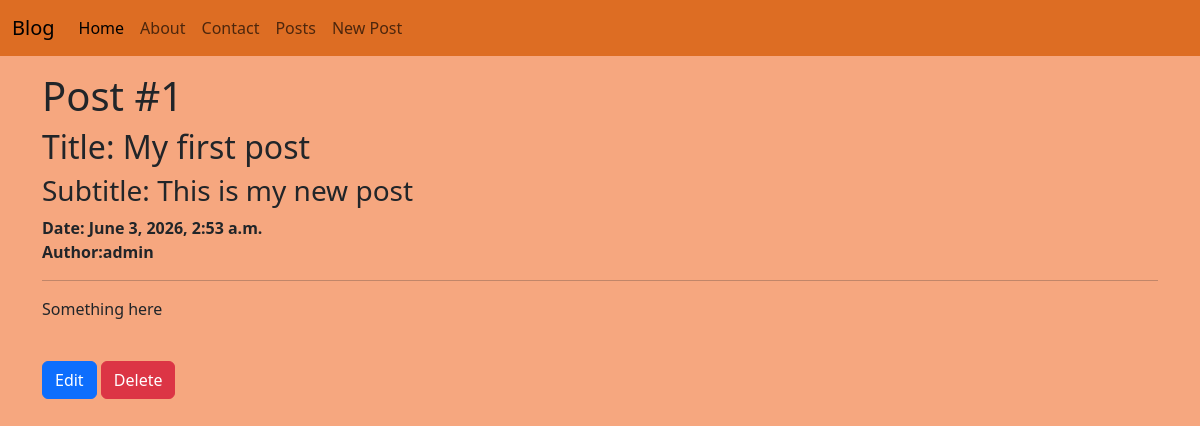
Screenshot of /post/detail/1/ with the database file from the repository.
### posts/models.py (models this page shows, shortened)
class Post(models.Model):
    title = models.CharField(max_length=128)
    subtitle = models.CharField(max_length=128)
    body = models.TextField()
    created_on = models.DateTimeField(auto_now_add=True)
    author = models.ForeignKey(
        get_user_model(),
        on_delete=models.CASCADE
    )

### posts/views.py (the view)
# urls.py: path("detail/<int:pk>/", PostDetailView.as_view(), name="post_detail"),
class PostDetailView(DetailView): #GET request ----> Single Object
    template_name = "detail.html"
    model = Post
    context_object_name = "single_post"

### templates/detail.html (shortened to what this page needs)
{% extends 'base.html' %}
{% load static %}
{% block css %}
    <link rel="stylesheet" href="{% static 'css/list.css' %}">
{% endblock %}
{% block content %}
        <h1>Post #{{ single_post.id }}</h1>
        <h2>Title: {{ single_post.title }}</h2>
        <h3>Subtitle: {{ single_post.subtitle }}</h3>
        <span><strong>Date: {{ single_post.created_on }}</strong></span><br/>
        <span><strong>Author:{{ single_post.author }} </strong></span><br/>
        <hr/>
        <p>{{ single_post.body }}</p>
        <br/>
        <a href="{% url 'post_edit' single_post.id %}" class="btn btn-primary">Edit</a>
        <a href="{% url 'post_delete' single_post.id %}" class="btn btn-danger">Delete</a>
    </div>
{% endblock %}

### static/css/list.css (style rules this page uses)
body { background-color: rgb(246, 167, 127) !important; }

### rows the page displays
Post: id "1", title "My first post", subtitle "This is my new post", created_on "June 3, 2026, 2:53 a.m.", author "admin", body "Something here"
